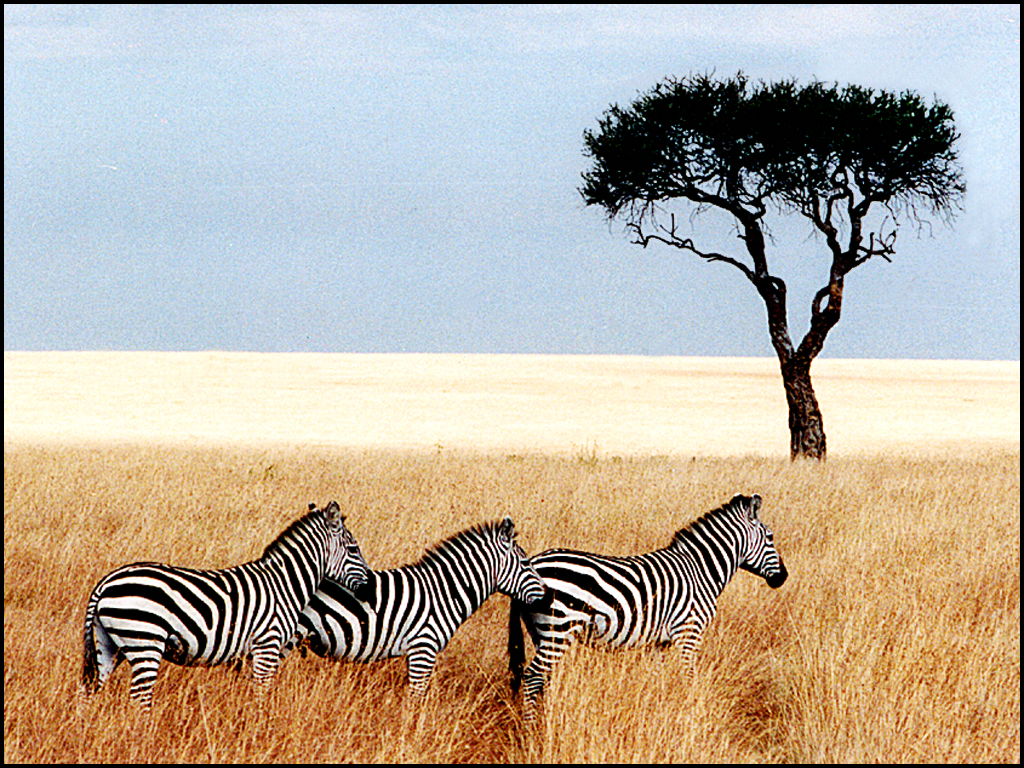
%> input picture EnhancedCannyOperator/coverimage.bmp, 1024 x 768 px
$ octave canny.m   (GNU Octave 9; MATLAB toolbox functions it lacks are replaced by stand-ins)
%> lines starting %> are read from the running program, lines starting %| are printed output that depends on the picture
% Name: Dindin Dhino Alamsyah
% NIM : 1301144360
% TA-RMB

% Input Parameters:
% img = gambar yang mau di proses
% sigma = standar deviasi untuk gaussian
% window_size = ukuran kernel gaussian
% threshold = dipake abis non-maximum suppression

% img=imread('stegoimage.bmp');
img=imread('coverimage.bmp');
%> img is the input picture: size 768x1024x3 uint8; mean R, G, B 184.9, 174.3, 159.7
sigma = 2;
window_size = 4;
threshold = 0.1;


% resize gambar biar gakegedean trs convert ke grayscale
resized_img = imresize(img, [512 NaN]);
resized_img_db = im2double(resized_img);
resized_gray_image=rgb2gray(resized_img_db);

% simpan size gambarnya buat non-maxima suppression
[rows, cols] = size(resized_gray_image);
%> rows = 512; cols = 683

% Step 1:
% filter gambar pake gaussian buat x sama y trs di smoothing pake gaussian
gaussian_x= fspecial('gaussian', [1 window_size], sigma);
gaussian_y= fspecial('gaussian', [window_size 1], sigma);
smoothed_image = conv2(gaussian_x, gaussian_y, resized_gray_image, 'same');
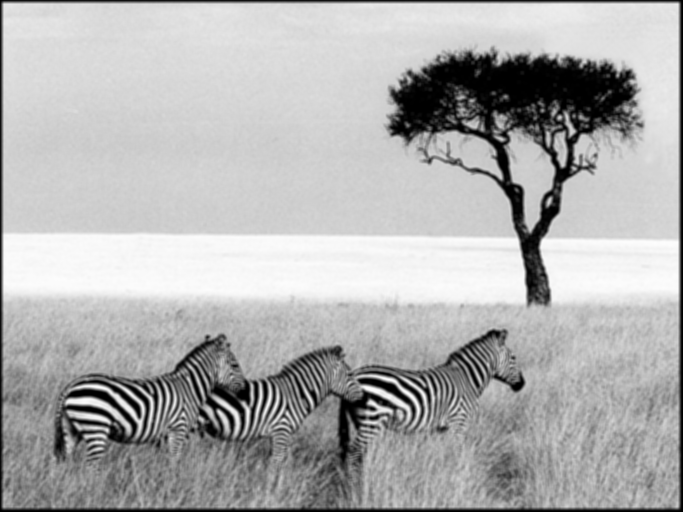
%> smoothed_image: size 512x683 double; min 2.75e-05, max 0.996, mean 0.69
figure, imshow(smoothed_image), title('Step 1: Image Smoothing using Gaussian Filters');
pause;

% Step 2
% itung gradient magnitude sama gradient direction
sobel_filter = fspecial('sobel');
img_dy = imfilter(smoothed_image, sobel_filter, 'conv');
img_dx = imfilter(smoothed_image, sobel_filter', 'conv');
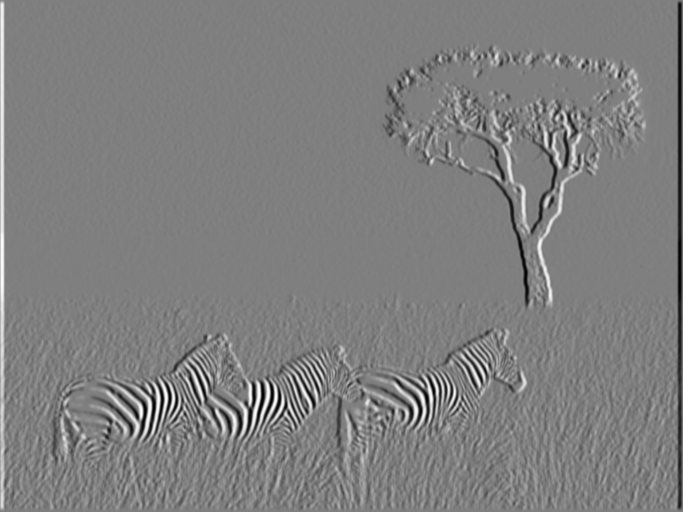
%> img_dx: size 512x683 double; min -2.16, max 2.17, mean -0.000319; drawn with min black and max white
grad_mag = sqrt(img_dx.^2+img_dy.^2);
grad_direction = atan2(img_dy, img_dx);
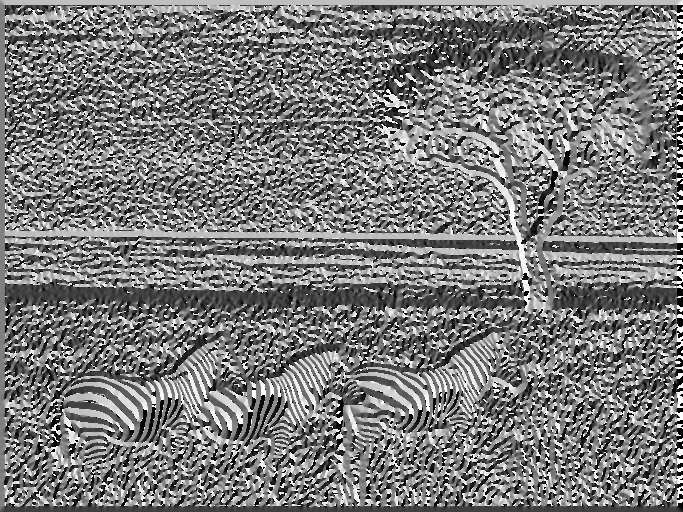
%> grad_direction: size 512x683 double; min -3.14, max 3.14, mean -0.12; drawn with min black and max white

figure, imshow(grad_mag), title('Step 2: Gradient Magnitude');
pause;

figure, imshow(grad_direction), title('Step 2 : Gradient direction of the smoothed image before gradient direction was rounded to one of  0, 45, 90, and 135 degrees');
pause;

% Step 3
% Non max suppression

% Step 3a
% deketin setiap sudut di grad_direction matriks.
% Sudut grad_direction tersebut dibulatkan ke bawah atau ke atas
% untuk masing-masing sudut: 0, 45, 90, atau 135.
% sudut dibulatkan ke dalam 22,5 derajat, arah forward sama reverse.
grad_direction = (grad_direction * 180)/pi;
approximated_grad_direction = zeros(rows, cols);
for row = 1:rows
    for col = 1:cols

        if((grad_direction(row,col) > -22.5 && grad_direction(row,col) < 22.5) || (grad_direction(row,col) > 157.5 && grad_direction(row,col) < -157.5))
            approximated_grad_direction(row,col) = 0;
        end
        if((grad_direction(row,col) > 22.5 && grad_direction(row,col) < 67.5) || (grad_direction(row,col) > -157.5 && grad_direction(row,col) < -112.5))
            approximated_grad_direction(row,col) = 45;
        end
        if((grad_direction(row,col) > 67.5 && grad_direction(row,col) < 112.5) || (grad_direction(row,col) > -112.5 && grad_direction(row,col) < -67.5))
            approximated_grad_direction(row,col) = 90;
        end
        if((grad_direction(row,col) > 112.5 && grad_direction(row,col) < 157.5) || (grad_direction(row,col) > -67.5 && grad_direction(row,col) < -22.5))
            approximated_grad_direction(row,col) = 135;
        end
    end
end
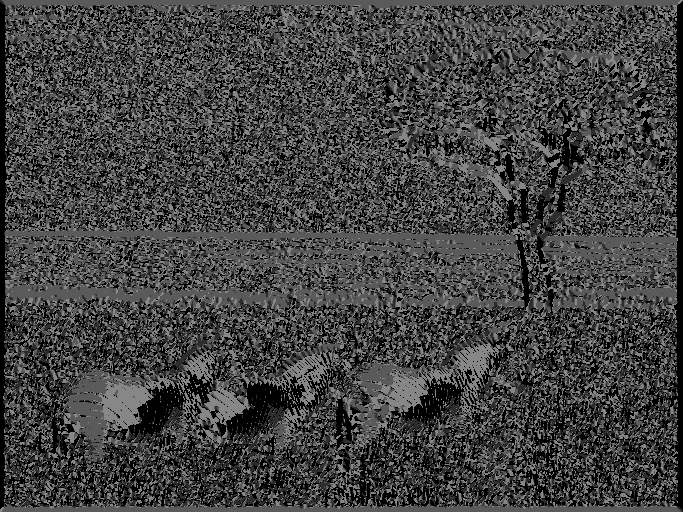
%> approximated_grad_direction: size 512x683 double; min 0, max 135, mean 66.1

figure, imshow(approximated_grad_direction), title('Step 2 : Gradient direction of the smoothed image after gradient direction was rounded to one of  0, 45, 90, and 135 degrees');
%> after `imshow(approximated_grad_direction)`:
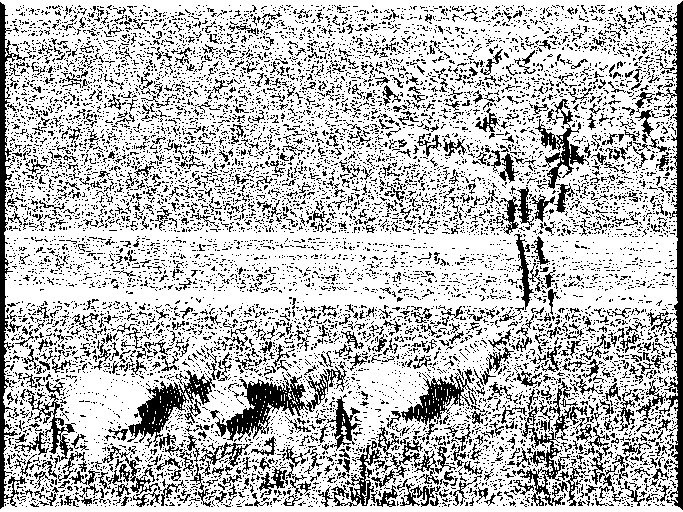
%> displayed picture: size 512x683, on the screen's scale of 0 to 255; 74% white; black in thin lines or dots
pause;

% Step 3b
% non-maximum suppression.
% mengetahui arah gradien dari pixel
% pixel gradien magintude dibandingkan ke tetangga sepanjang normal ke arah gradien
% kalau besar gradien lebih kecil dari kedua tetangga, besar gradien pixelnya diubah jadi 0
local_maxima = zeros(rows,cols);
for row = 2:rows-1
    for col = 2:cols-1

        switch(approximated_grad_direction(row,col))

            case 0
                if(grad_mag(row,col) > grad_mag(row, col+1) && grad_mag(row,col) > grad_mag(row, col-1))
                    local_maxima(row,col)=grad_mag(row,col);
                else
                    local_maxima(row,col)=0;
                end
            case 45
                if(grad_mag(row,col) > grad_mag(row+1, col+1) && grad_mag(row,col) > grad_mag(row-1, col-1))
                    local_maxima(row,col)=grad_mag(row,col);
                else
                    local_maxima(row,col)=0;
                end

            case 90
                if(grad_mag(row,col) > grad_mag(row, col+1) && grad_mag(row,col) > grad_mag(row, col-1))
                    local_maxima(row,col)=grad_mag(row,col);
                else
                    local_maxima(row,col)=0;
                end

            case 135
                if(grad_mag(row,col) > grad_mag(row-1, col+1) && grad_mag(row,col) > grad_mag(row+1, col-1))
                    local_maxima(row,col)=grad_mag(row,col);
                else
                    local_maxima(row,col)=0;
                end
            otherwise
                %do nothing
        end

    end
end

% Step 4: bandingin gambar suppressed/non suppressed sama threshold.
% kalo grad magnitude lebih kecil dari threshold, ubah jadi 0
local_maxima_with_threshold = local_maxima;
if threshold > 0
    for row = 1:rows
        for col = 1: cols
            if(local_maxima_with_threshold(row,col) < threshold)
                local_maxima_with_threshold(row,col)=0;
            end
        end
    end
%> local_maxima_with_threshold: size 512x683 double; min 0, max 2.34, mean 0.0794
end

figure, imshow(local_maxima_with_threshold), title('Step 3 : Suppressed/non suppressed pixels image with or without threshold')
%> after `imshow(local_maxima_with_threshold)`:
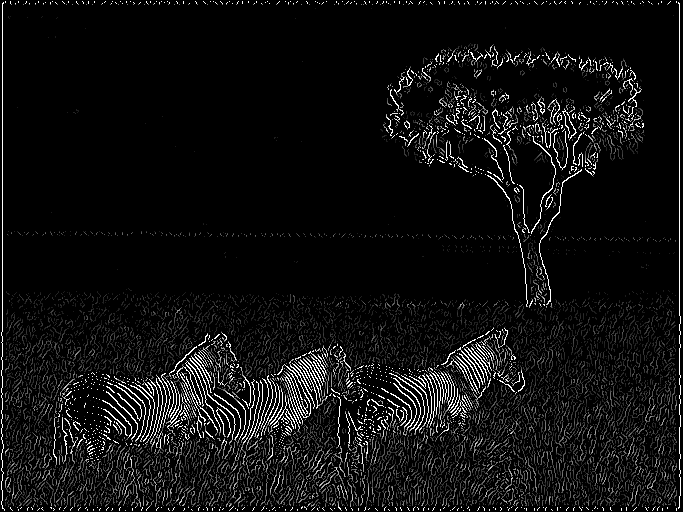
%> displayed picture: size 512x683, on the screen's scale of 0 to 255; min 0, max 255, mean 16.2
pause;

% convert gambar non-suppressed sama suppressed jadi citra biner
level=graythresh(local_maxima_with_threshold);
%> level = 0.412
canny_image=im2bw(local_maxima_with_threshold,level);
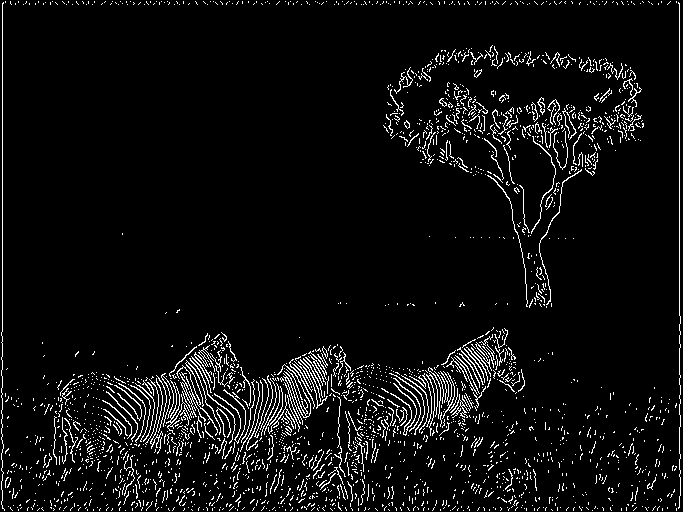
%> canny_image: size 512x683 logical; 5.6% white in thin lines or dots
figure, imshow(canny_image), title('Step 4: Edge Detection');
